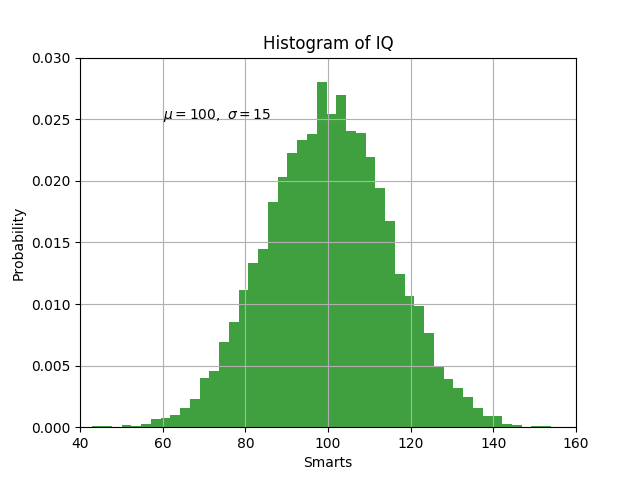

Write the Python code that produced this figure.
#!/usr/bin/env python
# _*_ coding: utf-8 _*_

"""document of the module"""


import os
import sys
import subprocess
import matplotlib.pyplot as plt
import numpy as np


import numpy as np
import matplotlib.pyplot as plt

np.random.seed(123)

mu, sigma = 100, 15
x = mu + sigma*np.random.randn(10000)

n, bins, patches = plt.hist(x, 50, normed=1, facecolor='g', alpha=0.75)

plt.xlabel("Smarts")
plt.ylabel("Probability")
plt.title("Histogram of IQ")
plt.text(60, 0.025, r'$\mu=100,\ \sigma=15$')
plt.axis([40, 160, 0, 0.03])
plt.grid(True)
plt.show()
